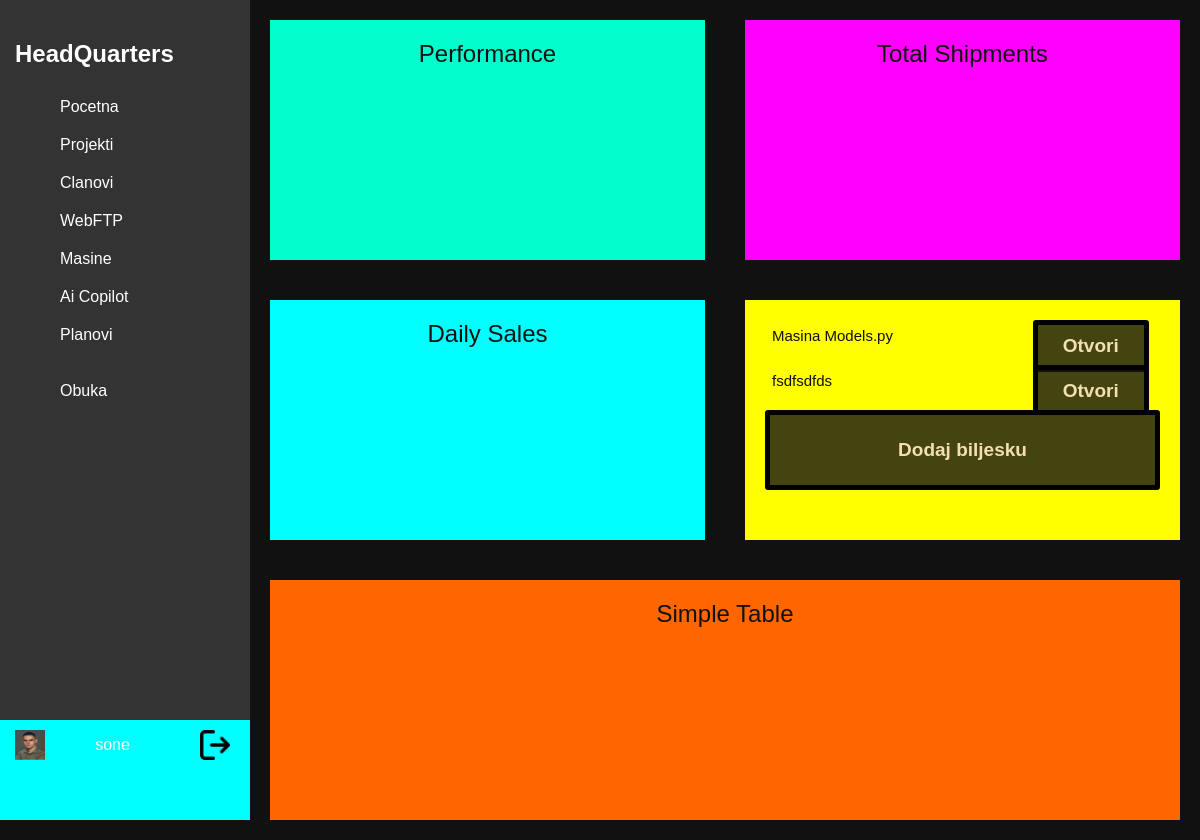
The app's page / (signed in) with its own data.
### home/models.py (models this page shows)
class Clan(models.Model):
    user = models.OneToOneField(User, on_delete=models.CASCADE)
    email = models.CharField(max_length=45, blank=True, null=True)
    slika = models.ImageField(upload_to='slike_clanova/', null=True, blank=True)
    def __str__(self):
        return self.user.username

class Beleska(models.Model):
    naslov = models.CharField(max_length=26, blank=True, null=True)
    text = models.TextField(max_length=6000)
    kreiran = models.DateTimeField(auto_now_add=True)

### home/views.py (the view)
# urls.py: path('', views.home, name="home"),
@login_required(login_url=settings.LOGIN_URL)
def home(request):
    korisnik = request.user.clan
    beleske = Beleska.objects.all()
    context = {'beleske': beleske, 'korisnik':korisnik}
    return render(request, 'home/home.html', context)

### home/templates/home/home.html (shortened to what this page needs)
{% load static %}
<html lang="en" class="html">
<head>
    <link rel="stylesheet" href="{% static 'css/home.css' %}" class="css">
    <link rel="stylesheet" href="{% static 'css/buttons.css' %}" class="css">
</head>
<body>
    {% include 'home/sidebar.html' %}
    <div class="container">
      <div class="box" id="performance">Performance</div>
      <div class="box" id="shipments">Total Shipments</div>
      <div class="box" id="sales">Daily Sales</div>
      <div class="box" id="tasks">
        <div class="beleske">
            {% for beleska in beleske %}
            <div class="beleska">
                <p>{{ beleska.naslov }}</p>
                <a href="{% url 'pregledaj_belesku' beleska_id=beleska.id %}">
                    <button class="btn">Otvori</button>
                </a>
            </div>
            {% endfor %}
        </div>
        <button class="btn-large" onclick="otvoriModal()">Dodaj biljesku</button>
      </div>
      <div class="box" id="table">Simple Table</div>
    </div>
</body>
</html>

### home/templates/home/sidebar.html
{% load static %}
{% block content %}
<div class="sidebar">
    <h2>HeadQuarters</h2>
    <ul>
      <li><a href="{% url 'home' %}">Pocetna</a></li>
      <li><a href="{% url 'projekti' %}">Projekti</a></li>
      <li><a href="{% url 'clanovi' %}">Clanovi</a></li>
      <li><a href="{% url 'webftp' %}">WebFTP</a></li>
      <li><a href="{% url 'masine' %}">Masine</a></li>
      <li><a href="{% url 'copilot' %}">Ai Copilot</a></li>
      <li><a href="{% url 'planovi' %}">Planovi</a></li>
      <br>
      <li><a href="{% url 'obuka' %}">Obuka</a></li>
    </ul>
    <br>
    <div class="sidebar-bottom">
        <div class="sidebar-profil">
            <img src="{{ korisnik.slika.url }}" alt="">
            <p>{{korisnik}}</p>
            <a href="{% url 'logout' %}">
                <img src="{% static 'images/logout.png' %}" alt="">
            </a>
        </div>
    </div>
  </div>
  {% endblock content %}

### static/css/home.css (style rules this page uses)
body { margin: 0; padding: 0; font-family: Arial, sans-serif; background-color: #111; color: #fff; }
.container { display: flex; flex-wrap: wrap; margin-left: 250px; }
.sidebar { width: 250px; height: 100vh; position: fixed; left: 0; top: 0; background-color: #333; padding-top: 20px; }
.sidebar a { display: block; color: #fff; text-decoration: none; padding: 10px 20px; }
h2 { padding-left: 15px; }
.box { flex: 1 1 300px; height: 200px; margin: 20px; padding: 20px; background-color: #00ffcc; color: #111; text-align: center; font-size: 24px; }
.box:nth-child(2) { background-color: #ff00ff; }
.box:nth-child(3) { background-color: #00ffff; }
.box:nth-child(5) { background-color: #ff6600; }
.beleske { width: 100%; height: 100%; overflow: auto; display: grid; }
.beleska { display: flex; width: 100%; height: 30px; font-size: 15px; }
.beleska a { width: 40%; height: 100%; }
.beleska p { width: 70%; height: 100%; margin: 7px; text-align: start; }
.box:nth-child(4) { background-color: #ffff00; display: grid; }
.sidebar ul { list-style-type: none; }
.sidebar-bottom { position: absolute; bottom: 0; width: 100%; height: 100px; background-color: #00ffff; }
.sidebar-profil { padding-left: 15px; align-items: center; display: flex; gap: 10px; justify-content: space-between; }
.sidebar-profil img { height: 30px; width: 30px; border-radius: 40px; }
.sidebar-profil img:nth-child(1) { height: 30px; width: 30px; border-radius: 0px; }

### static/css/buttons.css (style rules this page uses)
.btn { padding: 10px 25px; background: rgb(22, 22, 22, 0.8); border: 5px solid black; border-radius: 3px; color: wheat; font-size: 19px; font-weight: 800; transition: 0.3s ease; }
.btn-large { padding: 20px 40px; background: rgb(22, 22, 22, 0.8); border: 5px solid black; border-radius: 3px; color: wheat; font-size: 19px; font-weight: 800; height: 80px; transition: 0.3s ease; }

### records on screen
Clan: slika (picture), user.username "sone"
Beleska: naslov "Masina Models.py"
Beleska: naslov "fsdfsdfds"
